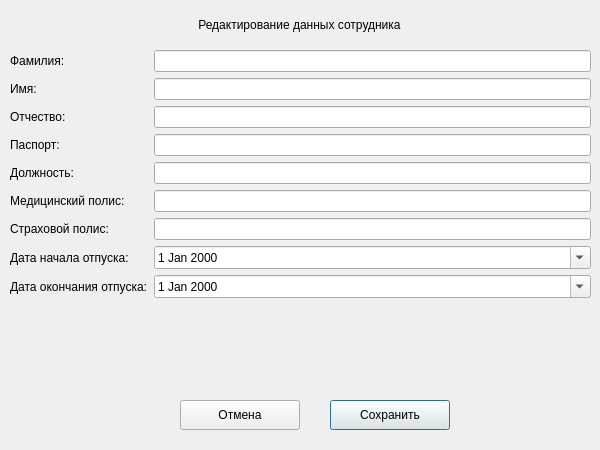
<?xml version="1.0" encoding="UTF-8"?>
<ui version="4.0">
 <class>EditEmployeeDialog</class>
 <widget class="QDialog" name="EditEmployeeDialog">
  <property name="geometry">
   <rect>
    <x>0</x>
    <y>0</y>
    <width>600</width>
    <height>450</height>
   </rect>
  </property>
  <property name="windowTitle">
   <string>Редактировать сотрудника</string>
  </property>
  <widget class="QLabel" name="labelHeader">
   <property name="geometry">
    <rect>
     <x>-1</x>
     <y>10</y>
     <width>601</width>
     <height>30</height>
    </rect>
   </property>
   <property name="text">
    <string>Редактирование данных сотрудника</string>
   </property>
   <property name="alignment">
    <set>Qt::AlignCenter</set>
   </property>
  </widget>
  <widget class="QWidget" name="formLayoutWidget">
   <property name="geometry">
    <rect>
     <x>10</x>
     <y>50</y>
     <width>581</width>
     <height>341</height>
    </rect>
   </property>
   <layout class="QFormLayout" name="formLayout">
    <item row="0" column="0">
     <widget class="QLabel" name="labelSurname">
      <property name="text">
       <string>Фамилия:</string>
      </property>
     </widget>
    </item>
    <item row="0" column="1">
     <widget class="QLineEdit" name="lineEditSurname"/>
    </item>
    <item row="1" column="0">
     <widget class="QLabel" name="labelName">
      <property name="text">
       <string>Имя:</string>
      </property>
     </widget>
    </item>
    <item row="1" column="1">
     <widget class="QLineEdit" name="lineEditName"/>
    </item>
    <item row="2" column="0">
     <widget class="QLabel" name="labelPatronymic">
      <property name="text">
       <string>Отчество:</string>
      </property>
     </widget>
    </item>
    <item row="2" column="1">
     <widget class="QLineEdit" name="lineEditPatronymic"/>
    </item>
    <item row="3" column="0">
     <widget class="QLabel" name="labelPassport">
      <property name="text">
       <string>Паспорт:</string>
      </property>
     </widget>
    </item>
    <item row="3" column="1">
     <widget class="QLineEdit" name="lineEditPassport"/>
    </item>
    <item row="4" column="0">
     <widget class="QLabel" name="labelJobTitle">
      <property name="text">
       <string>Должность:</string>
      </property>
     </widget>
    </item>
    <item row="5" column="0">
     <widget class="QLabel" name="labelMedicalPolicy">
      <property name="text">
       <string>Медицинский полис:</string>
      </property>
     </widget>
    </item>
    <item row="5" column="1">
     <widget class="QLineEdit" name="lineEditMedicalPolicy"/>
    </item>
    <item row="6" column="0">
     <widget class="QLabel" name="labelInsurancePolicy">
      <property name="text">
       <string>Страховой полис:</string>
      </property>
     </widget>
    </item>
    <item row="6" column="1">
     <widget class="QLineEdit" name="lineEditInsurancePolicy"/>
    </item>
    <item row="7" column="0">
     <widget class="QLabel" name="labelVacationStart">
      <property name="text">
       <string>Дата начала отпуска:</string>
      </property>
     </widget>
    </item>
    <item row="7" column="1">
     <widget class="QDateEdit" name="dateEditVacationStart">
      <property name="calendarPopup">
       <bool>true</bool>
      </property>
     </widget>
    </item>
    <item row="8" column="0">
     <widget class="QLabel" name="labelVacationEnd">
      <property name="text">
       <string>Дата окончания отпуска:</string>
      </property>
     </widget>
    </item>
    <item row="8" column="1">
     <widget class="QDateEdit" name="dateEditVacationEnd">
      <property name="calendarPopup">
       <bool>true</bool>
      </property>
     </widget>
    </item>
    <item row="4" column="1">
     <widget class="QLineEdit" name="lineEditJobTitle"/>
    </item>
   </layout>
  </widget>
  <widget class="QPushButton" name="buttonBox">
   <property name="geometry">
    <rect>
     <x>330</x>
     <y>400</y>
     <width>120</width>
     <height>30</height>
    </rect>
   </property>
   <property name="text">
    <string>Сохранить</string>
   </property>
  </widget>
  <widget class="QPushButton" name="buttonCancel">
   <property name="geometry">
    <rect>
     <x>180</x>
     <y>400</y>
     <width>120</width>
     <height>30</height>
    </rect>
   </property>
   <property name="text">
    <string>Отмена</string>
   </property>
  </widget>
 </widget>
 <resources/>
 <connections/>
</ui>
